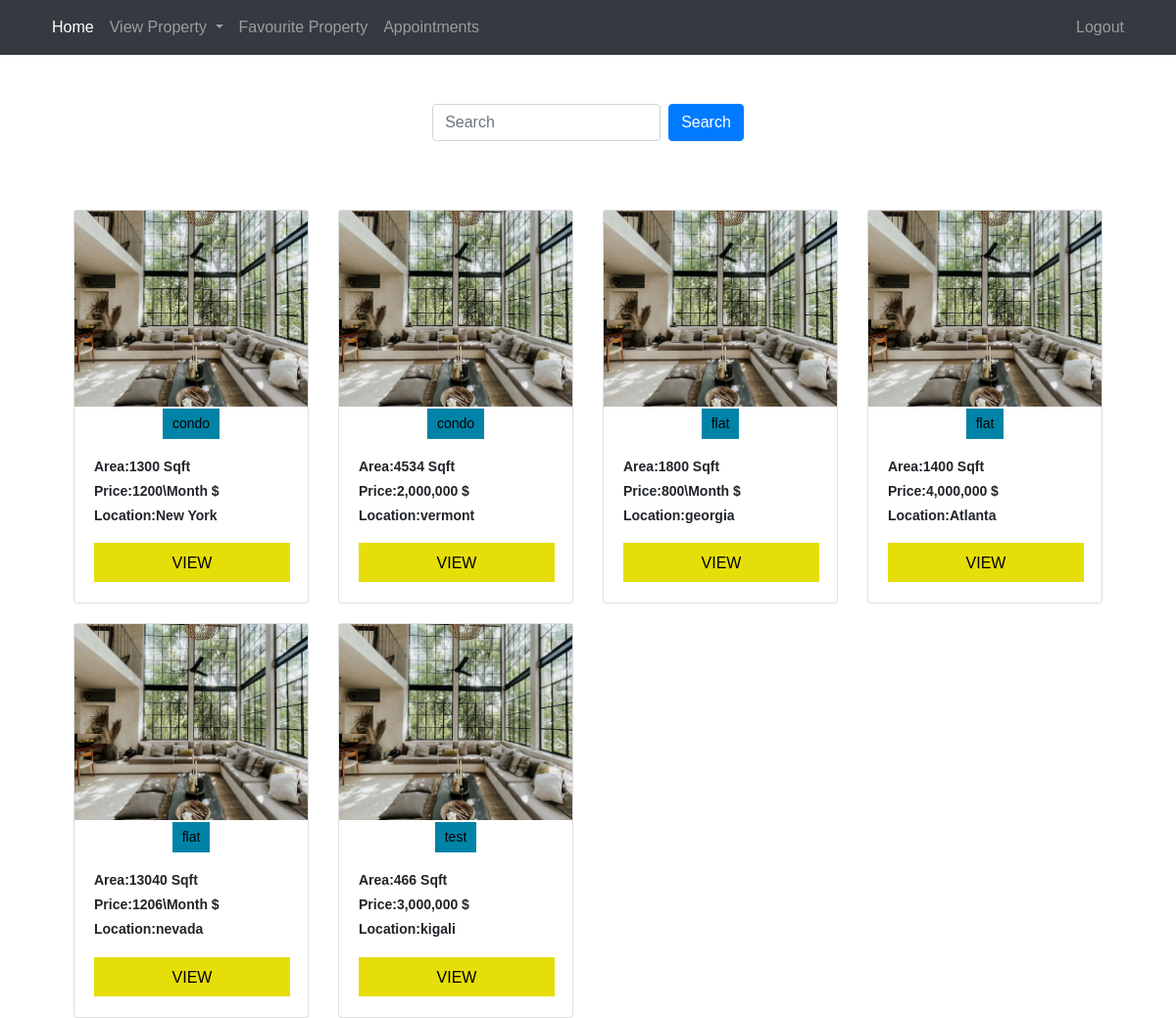
Screenshot of / (signed in) with the database file from the repository.
### project_code/models.py (models this page shows)
class Property(db.Model):
    id = db.Column(db.Integer, primary_key=True)
    type = db.Column(db.String(10000))
    category = db.Column(db.String(10000))
    area = db.Column(db.String(10000))
    address = db.Column(db.String(10000))
    developer = db.Column(db.String(10000))
    location = db.Column(db.String(10000))
    price = db.Column(db.String(10000))
    bedroom = db.Column(db.String(10000))
    bathroom = db.Column(db.String(10000))
    furnished = db.Column(db.String(10000))
    cctv = db.Column(db.String(100))
    parking = db.Column(db.String(100))
    image_1 = db.Column(db.String(10000))
    image_2 = db.Column(db.String(10000))
    image_3 = db.Column(db.String(10000))
    image_4 = db.Column(db.String(10000))
    date = db.Column(db.DateTime(timezone=True), default=func.now())
    user_id = db.Column(db.Integer, db.ForeignKey('user.id'))

### project_code/views.py (the view)
@views.route('/', methods=['GET', 'POST'])
@login_required
def index():
    if request.method == "POST":
        search = request.form.get('search')
        properties = Property.query.filter(Property.location.like(f'%{search}%')).all()
        return render_template("index.html", user=current_user, properties=properties)
    else:
        properties = Property.query.all()
        return render_template("index.html", user=current_user, properties=properties)

### project_code/templates/index.html (shortened to what this page needs)
{% extends "base.html" %}
{% block content %}
<div class = "container div_position">
    <form action="/" method="POST" class="form-inline">
    <input class="form-control mr-sm-2" type="text" name="search" placeholder="Search" aria-label="Search">
   <button class="btn btn-primary" type="submit">Search</button>
 </form>
  </div>
<div class="container">
	<div class="row" id="crds">
    {% for property in properties %}
    <div class="col-md-3 card-margin">
        <div class="card rounded">
            <div class="card-image">
                <img class="img-fluid fixed-size-img" src="static/house/{{property.image_1}}" />
            </div>
            <div class="card-image-overlay m-auto justify-content-center">
                <span class="card-detail-badge ">{{property.type}}</span>
            </div>
            <div class="card-body text-start">
                <div class="crd-title m-auto">
                    <h6><b>Area:{{property.area}} Sqft</b></h6>
                    <h6><b>Price:{{property.price}} $</b></h6>
                    <h6><b>Location:{{property.location}}</b></h6>
                </div>
                <a class="crd-btn" href="/view_property/{{property.id}}">View</a>
            </div>
        </div>
    </div>
    {% endfor %}
</div>
</div>
{% endblock %}

### project_code/templates/base.html (shortened to what this page needs)
<!DOCTYPE html>
<html lang="en">
    <head>
        <link rel="stylesheet" href="https://maxcdn.bootstrapcdn.com/bootstrap/4.5.2/css/bootstrap.min.css">
	    <link rel="stylesheet" href="https://stackpath.bootstrapcdn.com/font-awesome/4.7.0/css/font-awesome.min.css">
        <link rel="stylesheet" href="https://cdnjs.cloudflare.com/ajax/libs/font-awesome/6.0.0/css/all.min.css" />
        <link href="/static/styles.css" rel="stylesheet">
    </head>
    <body>
      {% if user.is_authenticated %}
        <nav class="navbar navbar-expand-lg navbar-dark bg-dark">
            <div class="container" id="navbarSupportedContent">
              <ul class="navbar-nav mr-auto">
                <li class="nav-item  {% if request.path == '/' %}active{% endif %}">
                  <a class="nav-link" href="/">Home <span class="sr-only">(current)</span></a>
                </li>
                <li class="nav-item dropdown {% if request.path == '/buy' or request.path == '/rent' %} active {% endif %}">
                  <a class="nav-link dropdown-toggle " href="#" id="navbarDropdown" role="button" data-toggle="dropdown" aria-haspopup="true" aria-expanded="false">
                    View Property
                  </a>
                </li>
                <li class="nav-item {% if request.path == '/favourite' %}active{% endif %}">
                    <a class="nav-link" href="/favourite">Favourite Property</a>
                </li>
                <li class="nav-item {% if request.path == '/appointment'%}active{% endif %}">
                    <a class="nav-link" href="/appointment">Appointments</a>
                </li>
              </ul>
              <ul class="navbar-nav">
                <li class="nav-item">
                  <a class="nav-link" href="/logout">Logout</a>
                </li>
              </ul>
              </div>
            </nav>
              {% endif %}
            <div class="container">{% block content %} {% endblock %}</div>
    </body>
</html>

### project_code/static/styles.css (style rules this page uses)
body, html { height: 100%; }
.fixed-size-img { width: 300px; height: 200px; object-fit: cover; }
.card-margin { margin-top: 20px; }
.div_position { margin-top: 50px; margin-bottom: 50px; display: flex; align-items: center; justify-content: center; }
body { font-family: 'Montserrat', sans-serif; }
#crds { margin:30px 0px 30px 0px; }
#crds .card-detail-badge { background: #0083a7; text-align: center; border-radius: unset; color: #000; padding: 5px 10px; font-size: 14px; }
#crds .card-image-overlay { font-size: 20px; }
#crds .card-image-overlay span { display: inline-block; }
#crds .crd-btn { text-transform: uppercase; width: 200px; height: 40px; border-radius: unset; font-size: 16px; line-height: 35px; text-align: center; border: 3px solid #e6de08; display: block; text-decoration: none; margin: 20px auto 1px auto; color: #000; overflow: hidden; position: relative; background-color: #e6de08; }
#crds .crd-title h6 { font-size: 14px; }

### rows the page displays
Property: image_1 (picture), type "condo", area "1300", price "1200\\Month", location "New York"
Property: image_1 (picture), type "condo", area "4534", price "2,000,000", location "vermont"
Property: image_1 (picture), type "flat", area "1800", price "800\\Month", location "georgia"
Property: image_1 (picture), type "flat", area "1400", price "4,000,000", location "Atlanta"
Property: image_1 (picture), type "flat", area "13040", price "1206\\Month", location "nevada"
Property: image_1 (picture), type "test", area "466", price "3,000,000", location "kigali"
